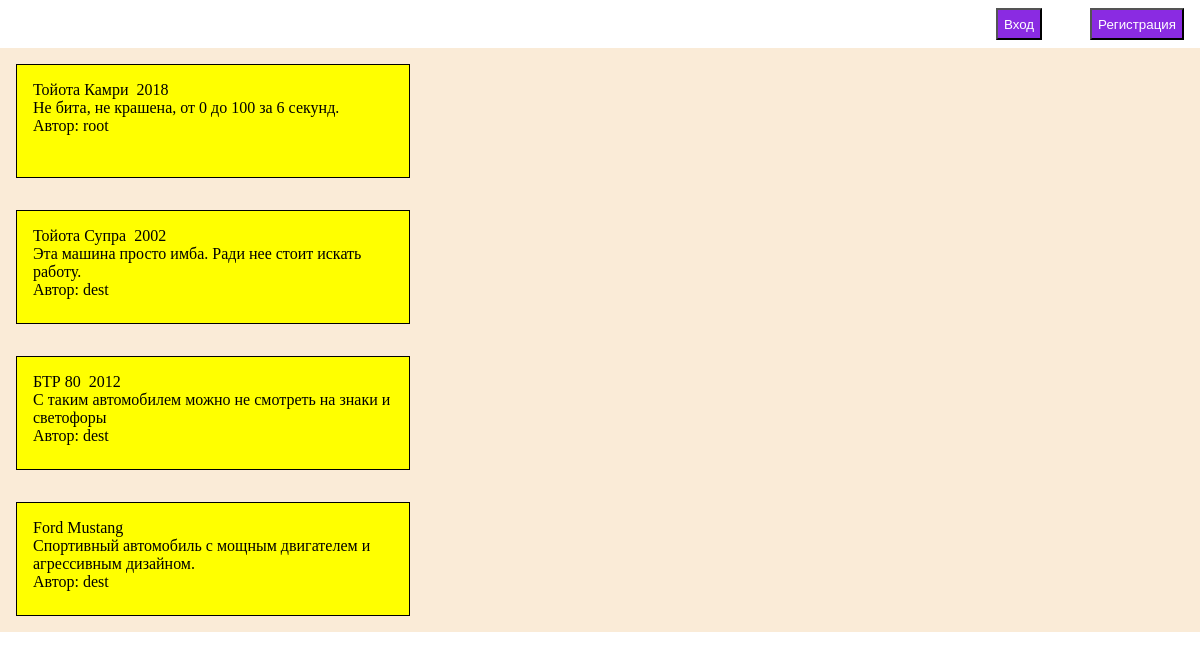
The page / on the database its author committed.
### main/models.py (models this page shows, shortened)
class Car(models.Model):
    make = models.CharField("Марка", max_length=32)
    model = models.CharField("Модель", max_length=32)
    year = models.PositiveIntegerField("Год выпуска", blank=True, null=True,
                                       validators=[MinValueValidator(1888), MaxValueValidator(datetime.date.today().year)
                                                   ])
    description = models.TextField("Описание")
    created_at = models.DateTimeField("Создана", auto_now_add=True)
    updated_at = models.DateTimeField("Обновлена", auto_now=True)
    author = models.ForeignKey(User, on_delete=models.CASCADE)
    class Meta:
        verbose_name = "Автомобиль"
        verbose_name_plural="Автомобили"

### main/views.py (the view)
# urls.py: path('', views.index, name='main_page'),
def index(request):
    cars = Car.objects.all()
    return render(request, "main/main.html", {"cars": cars})

### main/templates/main/main.html (shortened to what this page needs)
<!DOCTYPE html>
<html lang="en">
<link rel="stylesheet" href="static/main/main.css">
<head>
</head>
<body>
    <div class="top">
        {% if user.is_authenticated %}
            <a href="{% url 'your_cars' %}"><button class="profile-button">Управление записями</button></a>
            <a href="{% url 'logout' %}"><button class="profile-button">Выход</button></a>
        {% else %}
            <a href="{% url 'auth' %}"><button class="profile-button">Вход</button></a>
            <a href="{% url 'reg' %}"><button class="profile-button">Регистрация</button></a>
        {% endif %}
    </div>
    <div class="container">
        {% for el in cars %}
            <a href="{% url 'show_car' el.id %}"><div class="car">
                <span class="title">{{ el.make }}&nbsp;{{el.model}}&nbsp;{% if el.year %} {{el.year}} {% endif %}</span>
                <span class="description">{{el.description}}</span>
                <span class="author">Автор: {{el.author.username}}</span>
            </div></a>
        {% endfor %}
    </div>
</body>
</html>

### main/static/main/main.css (style rules this page uses)
body { margin: 0; padding: 0; }
a { text-decoration: none; color: black }
div.container { display: flex; flex-direction: column; justify-content: center; background-color: antiquewhite; width: 100%; }
div.car { background-color: yellow; display: flex; min-height: 10vh; margin: 2vh; padding: 2vh; width: 30%; border: solid thin black; flex-direction: column; }
div.top { display: flex; padding: 1vh; width: 100%; justify-content: flex-end; align-items: center; }
button.profile-button { background-color: blueviolet; color: white; min-height: 4vh; margin: 0 2vw 0 2vw; }

### rows shown on the page
Car: make "Тойота", model "Камри", year "2018", description "Не бита, не крашена, от 0 до 100 за 6 секунд.", author.username "root"
Car: make "Тойота", model "Супра", year "2002", description "Эта машина просто имба. Ради нее стоит искать работу.", author.username "dest"
Car: make "БТР", model "80", year "2012", description "С таким автомобилем можно не смотреть на знаки и светофоры", author.username "dest"
Car: make "Ford", model "Mustang", description "Спортивный автомобиль с мощным двигателем и агрессивным дизайном.", author.username "dest"
